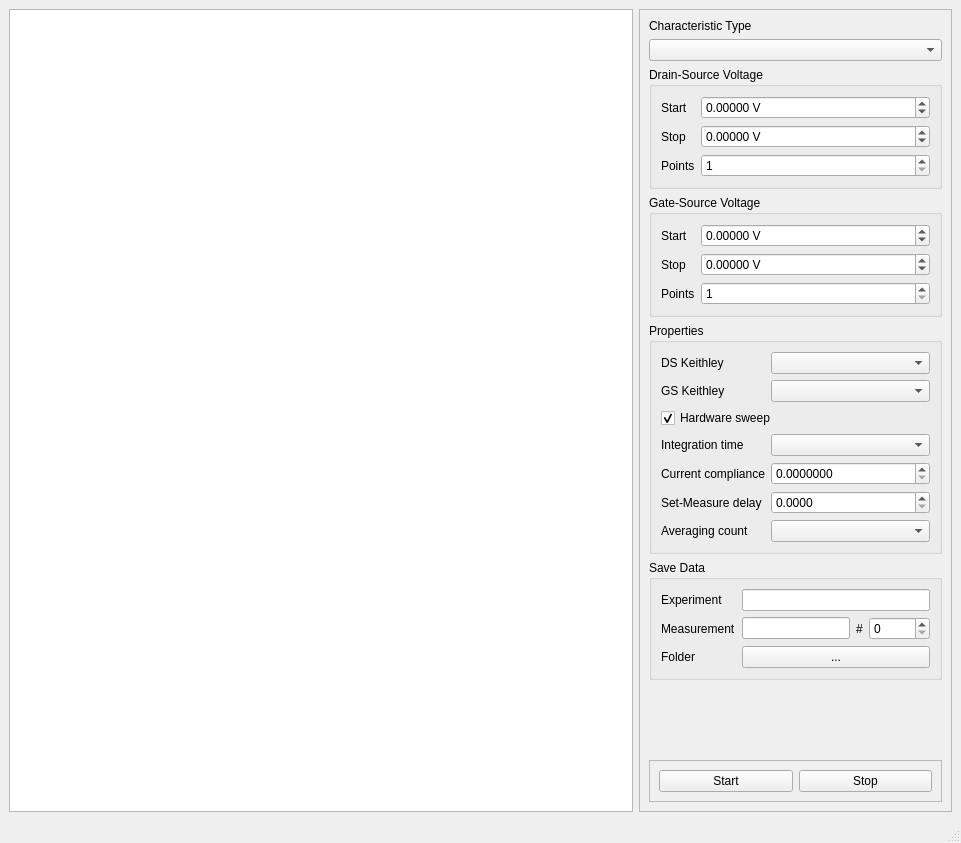
<?xml version="1.0" encoding="UTF-8"?>
<ui version="4.0">
 <class>MainWindow</class>
 <widget class="QMainWindow" name="MainWindow">
  <property name="geometry">
   <rect>
    <x>0</x>
    <y>0</y>
    <width>961</width>
    <height>843</height>
   </rect>
  </property>
  <property name="windowTitle">
   <string>MainWindow</string>
  </property>
  <widget class="QWidget" name="centralwidget">
   <layout class="QGridLayout" name="gridLayout_3">
    <item row="0" column="0">
     <widget class="GraphicsLayoutWidget" name="ui_plot"/>
    </item>
    <item row="0" column="1" alignment="Qt::AlignRight">
     <widget class="QFrame" name="frame">
      <property name="sizePolicy">
       <sizepolicy hsizetype="Minimum" vsizetype="Minimum">
        <horstretch>0</horstretch>
        <verstretch>0</verstretch>
       </sizepolicy>
      </property>
      <property name="frameShape">
       <enum>QFrame::StyledPanel</enum>
      </property>
      <property name="frameShadow">
       <enum>QFrame::Raised</enum>
      </property>
      <layout class="QVBoxLayout" name="verticalLayout">
       <item>
        <widget class="QLabel" name="label_7">
         <property name="text">
          <string>Characteristic Type</string>
         </property>
        </widget>
       </item>
       <item>
        <widget class="QComboBox" name="ui_measurement_type"/>
       </item>
       <item>
        <widget class="QGroupBox" name="groupBox">
         <property name="title">
          <string>Drain-Source Voltage</string>
         </property>
         <layout class="QGridLayout" name="gridLayout">
          <item row="1" column="0">
           <widget class="QLabel" name="label">
            <property name="text">
             <string>Start</string>
            </property>
           </widget>
          </item>
          <item row="2" column="0">
           <widget class="QLabel" name="label_2">
            <property name="text">
             <string>Stop</string>
            </property>
           </widget>
          </item>
          <item row="3" column="0">
           <widget class="QLabel" name="label_3">
            <property name="text">
             <string>Points</string>
            </property>
           </widget>
          </item>
          <item row="1" column="1">
           <widget class="QDoubleSpinBox" name="ui_ds_start">
            <property name="sizePolicy">
             <sizepolicy hsizetype="Expanding" vsizetype="Fixed">
              <horstretch>0</horstretch>
              <verstretch>0</verstretch>
             </sizepolicy>
            </property>
            <property name="suffix">
             <string> V</string>
            </property>
            <property name="decimals">
             <number>5</number>
            </property>
            <property name="minimum">
             <double>-50.000000000000000</double>
            </property>
            <property name="maximum">
             <double>50.000000000000000</double>
            </property>
           </widget>
          </item>
          <item row="2" column="1">
           <widget class="QDoubleSpinBox" name="ui_ds_stop">
            <property name="sizePolicy">
             <sizepolicy hsizetype="Expanding" vsizetype="Fixed">
              <horstretch>0</horstretch>
              <verstretch>0</verstretch>
             </sizepolicy>
            </property>
            <property name="suffix">
             <string> V</string>
            </property>
            <property name="decimals">
             <number>5</number>
            </property>
            <property name="minimum">
             <double>-50.000000000000000</double>
            </property>
            <property name="maximum">
             <double>50.000000000000000</double>
            </property>
           </widget>
          </item>
          <item row="3" column="1">
           <widget class="QSpinBox" name="ui_ds_points">
            <property name="sizePolicy">
             <sizepolicy hsizetype="Expanding" vsizetype="Fixed">
              <horstretch>0</horstretch>
              <verstretch>0</verstretch>
             </sizepolicy>
            </property>
            <property name="minimum">
             <number>1</number>
            </property>
            <property name="maximum">
             <number>501</number>
            </property>
           </widget>
          </item>
         </layout>
        </widget>
       </item>
       <item>
        <widget class="QGroupBox" name="groupBox_3">
         <property name="title">
          <string>Gate-Source Voltage</string>
         </property>
         <layout class="QGridLayout" name="gridLayout_2">
          <item row="0" column="0">
           <widget class="QLabel" name="label_4">
            <property name="text">
             <string>Start</string>
            </property>
           </widget>
          </item>
          <item row="1" column="0">
           <widget class="QLabel" name="label_5">
            <property name="text">
             <string>Stop</string>
            </property>
           </widget>
          </item>
          <item row="2" column="0">
           <widget class="QLabel" name="label_6">
            <property name="text">
             <string>Points</string>
            </property>
           </widget>
          </item>
          <item row="0" column="1">
           <widget class="QDoubleSpinBox" name="ui_gs_start">
            <property name="sizePolicy">
             <sizepolicy hsizetype="Expanding" vsizetype="Fixed">
              <horstretch>0</horstretch>
              <verstretch>0</verstretch>
             </sizepolicy>
            </property>
            <property name="suffix">
             <string> V</string>
            </property>
            <property name="decimals">
             <number>5</number>
            </property>
            <property name="minimum">
             <double>-50.000000000000000</double>
            </property>
            <property name="maximum">
             <double>50.000000000000000</double>
            </property>
           </widget>
          </item>
          <item row="1" column="1">
           <widget class="QDoubleSpinBox" name="ui_gs_stop">
            <property name="sizePolicy">
             <sizepolicy hsizetype="Expanding" vsizetype="Fixed">
              <horstretch>0</horstretch>
              <verstretch>0</verstretch>
             </sizepolicy>
            </property>
            <property name="suffix">
             <string> V</string>
            </property>
            <property name="decimals">
             <number>5</number>
            </property>
            <property name="minimum">
             <double>-50.000000000000000</double>
            </property>
            <property name="maximum">
             <double>50.000000000000000</double>
            </property>
           </widget>
          </item>
          <item row="2" column="1">
           <widget class="QSpinBox" name="ui_gs_points">
            <property name="sizePolicy">
             <sizepolicy hsizetype="Expanding" vsizetype="Fixed">
              <horstretch>0</horstretch>
              <verstretch>0</verstretch>
             </sizepolicy>
            </property>
            <property name="minimum">
             <number>1</number>
            </property>
            <property name="maximum">
             <number>501</number>
            </property>
           </widget>
          </item>
         </layout>
        </widget>
       </item>
       <item>
        <widget class="QGroupBox" name="groupBox_4">
         <property name="sizePolicy">
          <sizepolicy hsizetype="Minimum" vsizetype="Minimum">
           <horstretch>0</horstretch>
           <verstretch>0</verstretch>
          </sizepolicy>
         </property>
         <property name="title">
          <string>Properties</string>
         </property>
         <layout class="QGridLayout" name="gridLayout_5">
          <item row="0" column="0">
           <widget class="QLabel" name="label_8">
            <property name="text">
             <string>DS Keithley</string>
            </property>
           </widget>
          </item>
          <item row="0" column="1">
           <widget class="QComboBox" name="ui_ds_resource">
            <property name="sizePolicy">
             <sizepolicy hsizetype="Expanding" vsizetype="Fixed">
              <horstretch>0</horstretch>
              <verstretch>0</verstretch>
             </sizepolicy>
            </property>
           </widget>
          </item>
          <item row="1" column="0">
           <widget class="QLabel" name="label_9">
            <property name="text">
             <string>GS Keithley</string>
            </property>
           </widget>
          </item>
          <item row="1" column="1">
           <widget class="QComboBox" name="ui_gs_resource">
            <property name="sizePolicy">
             <sizepolicy hsizetype="Expanding" vsizetype="Fixed">
              <horstretch>0</horstretch>
              <verstretch>0</verstretch>
             </sizepolicy>
            </property>
           </widget>
          </item>
          <item row="2" column="0" colspan="2">
           <widget class="QCheckBox" name="ui_hardware_sweep">
            <property name="text">
             <string>Hardware sweep</string>
            </property>
            <property name="checked">
             <bool>true</bool>
            </property>
           </widget>
          </item>
          <item row="3" column="0">
           <widget class="QLabel" name="label_10">
            <property name="text">
             <string>Integration time</string>
            </property>
           </widget>
          </item>
          <item row="3" column="1">
           <widget class="QComboBox" name="ui_integration_time">
            <property name="sizePolicy">
             <sizepolicy hsizetype="Expanding" vsizetype="Fixed">
              <horstretch>0</horstretch>
              <verstretch>0</verstretch>
             </sizepolicy>
            </property>
           </widget>
          </item>
          <item row="4" column="0">
           <widget class="QLabel" name="label_11">
            <property name="text">
             <string>Current compliance</string>
            </property>
           </widget>
          </item>
          <item row="5" column="0">
           <widget class="QLabel" name="label_15">
            <property name="text">
             <string>Set-Measure delay</string>
            </property>
           </widget>
          </item>
          <item row="4" column="1">
           <widget class="QDoubleSpinBox" name="ui_current_compliance">
            <property name="sizePolicy">
             <sizepolicy hsizetype="Expanding" vsizetype="Fixed">
              <horstretch>0</horstretch>
              <verstretch>0</verstretch>
             </sizepolicy>
            </property>
            <property name="decimals">
             <number>7</number>
            </property>
           </widget>
          </item>
          <item row="5" column="1">
           <widget class="QDoubleSpinBox" name="ui_set_meas_delay">
            <property name="decimals">
             <number>4</number>
            </property>
            <property name="maximum">
             <double>9999.999900000000707</double>
            </property>
           </widget>
          </item>
          <item row="6" column="0">
           <widget class="QLabel" name="label_16">
            <property name="text">
             <string>Averaging count</string>
            </property>
           </widget>
          </item>
          <item row="6" column="1">
           <widget class="QComboBox" name="ui_averaging_count">
            <property name="sizePolicy">
             <sizepolicy hsizetype="Expanding" vsizetype="Fixed">
              <horstretch>0</horstretch>
              <verstretch>0</verstretch>
             </sizepolicy>
            </property>
           </widget>
          </item>
         </layout>
        </widget>
       </item>
       <item>
        <widget class="QGroupBox" name="groupBox_2">
         <property name="sizePolicy">
          <sizepolicy hsizetype="Minimum" vsizetype="Minimum">
           <horstretch>0</horstretch>
           <verstretch>0</verstretch>
          </sizepolicy>
         </property>
         <property name="title">
          <string>Save Data</string>
         </property>
         <layout class="QGridLayout" name="gridLayout_4">
          <item row="0" column="0">
           <widget class="QLabel" name="label_12">
            <property name="text">
             <string>Experiment</string>
            </property>
           </widget>
          </item>
          <item row="2" column="0">
           <widget class="QLabel" name="label_14">
            <property name="text">
             <string>Folder</string>
            </property>
           </widget>
          </item>
          <item row="1" column="1">
           <widget class="QLineEdit" name="ui_measurementName"/>
          </item>
          <item row="1" column="0">
           <widget class="QLabel" name="label_13">
            <property name="text">
             <string>Measurement</string>
            </property>
           </widget>
          </item>
          <item row="1" column="2">
           <widget class="QLabel" name="label_17">
            <property name="text">
             <string>#</string>
            </property>
           </widget>
          </item>
          <item row="1" column="3">
           <widget class="QSpinBox" name="ui_measurementCount">
            <property name="maximum">
             <number>99999</number>
            </property>
           </widget>
          </item>
          <item row="0" column="1" colspan="3">
           <widget class="QLineEdit" name="ui_experimentName"/>
          </item>
          <item row="2" column="1" colspan="3">
           <widget class="QPushButton" name="folderBrowseButton">
            <property name="text">
             <string>...</string>
            </property>
           </widget>
          </item>
         </layout>
        </widget>
       </item>
       <item>
        <spacer name="verticalSpacer">
         <property name="orientation">
          <enum>Qt::Vertical</enum>
         </property>
         <property name="sizeHint" stdset="0">
          <size>
           <width>20</width>
           <height>40</height>
          </size>
         </property>
        </spacer>
       </item>
       <item>
        <widget class="QFrame" name="frame_2">
         <property name="frameShape">
          <enum>QFrame::StyledPanel</enum>
         </property>
         <property name="frameShadow">
          <enum>QFrame::Raised</enum>
         </property>
         <layout class="QHBoxLayout" name="horizontalLayout">
          <item>
           <widget class="QPushButton" name="startButton">
            <property name="text">
             <string>Start</string>
            </property>
           </widget>
          </item>
          <item>
           <widget class="QPushButton" name="stopButton">
            <property name="text">
             <string>Stop</string>
            </property>
           </widget>
          </item>
         </layout>
        </widget>
       </item>
      </layout>
     </widget>
    </item>
   </layout>
  </widget>
  <widget class="QMenuBar" name="menubar">
   <property name="geometry">
    <rect>
     <x>0</x>
     <y>0</y>
     <width>961</width>
     <height>21</height>
    </rect>
   </property>
  </widget>
  <widget class="QStatusBar" name="statusbar"/>
 </widget>
 <customwidgets>
  <customwidget>
   <class>GraphicsLayoutWidget</class>
   <extends>QGraphicsView</extends>
   <header>pyqtgraph</header>
  </customwidget>
 </customwidgets>
 <resources/>
 <connections/>
</ui>
